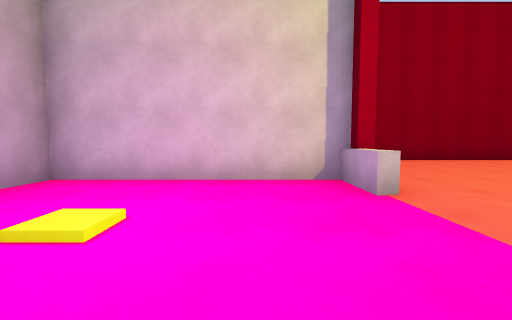
view 1 (above)

15 first-person views from a walk through a scene from a Unity 3-D project. The camera is 1.2 m above the floor, tilts 4° down and sees 90° across. The floor is counted in squares, 2 m on a side. Each view is taken from the middle of a square. On the plan, view 1 faces up. The plan holds only what a view shows up to about 9 squares ahead; the rest is blank. The place goes on beyond the plan. The player is left out.

view 2
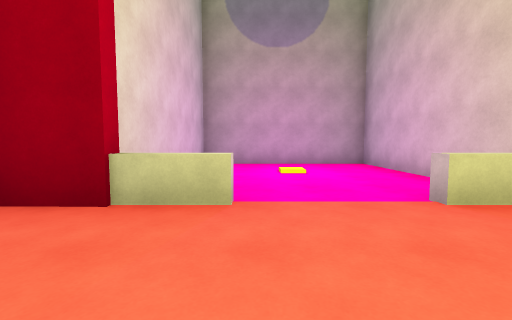

view 3
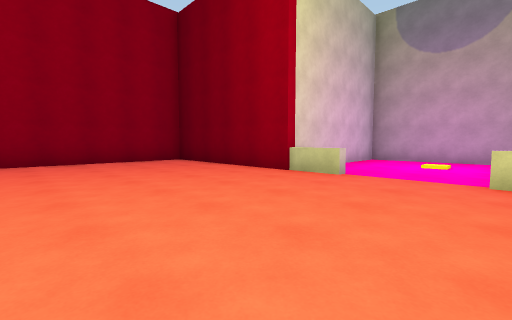

view 4
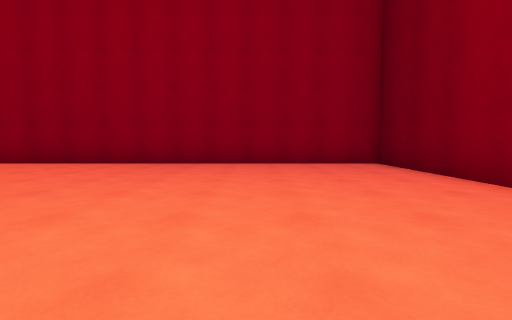

view 5
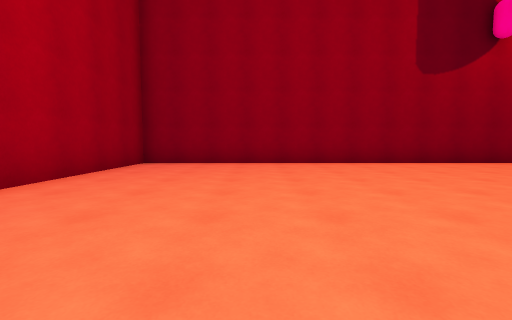

view 6
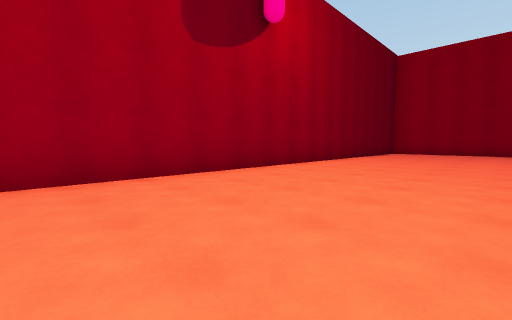

view 7
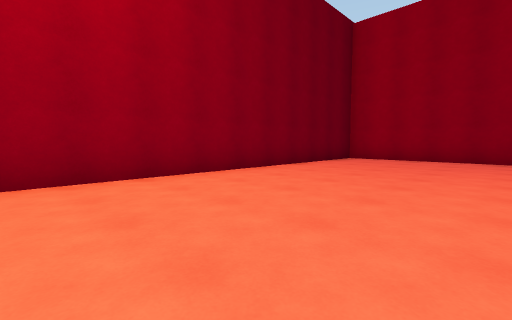

view 8
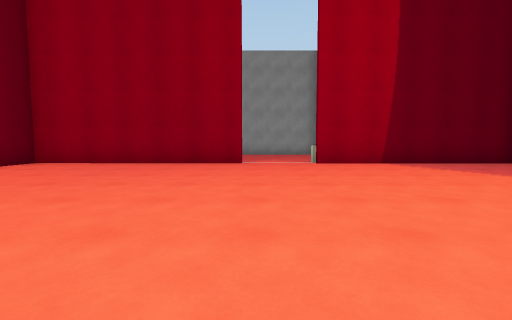

view 9
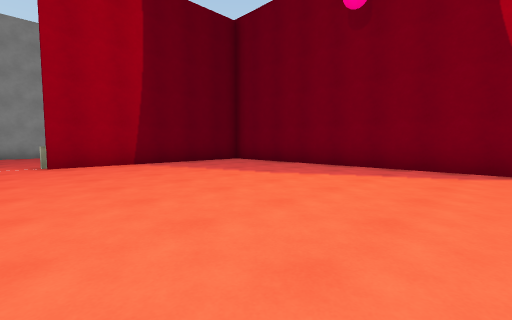

view 10
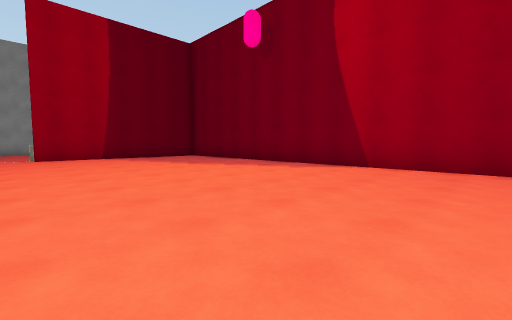

view 11
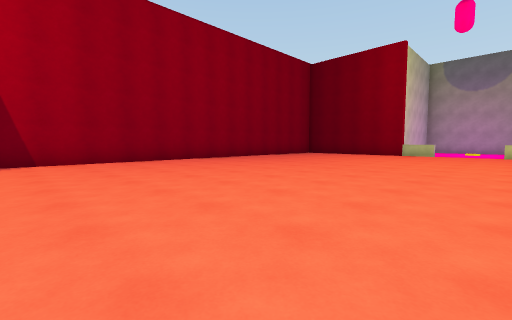

view 12
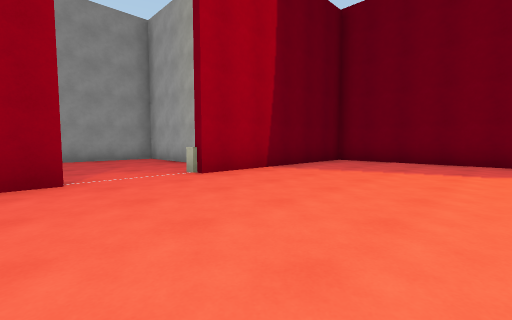

view 13
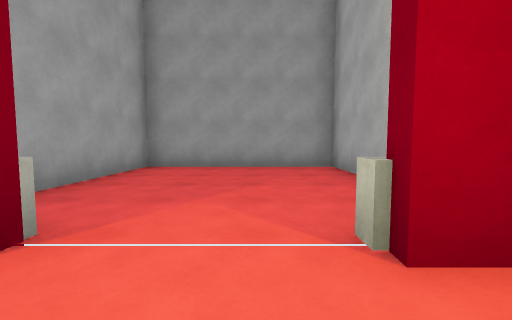

view 14
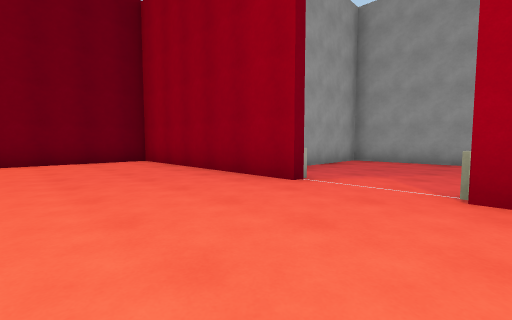

view 15
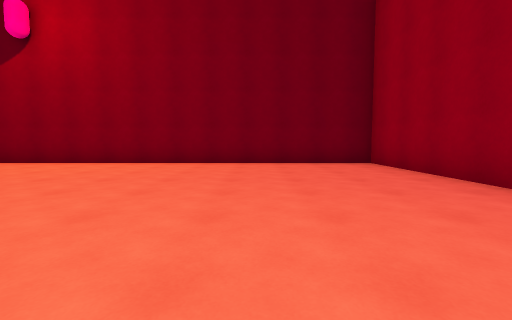

### Floor plan
Ten units are one square. View 1 is at (0, 0); x grows to the right and y downward. Boxes are objects, and circles mark ways between rooms. Rooms are numbered by the first view taken in them; rooms with no view inside come last. Other rooms are left out.
<svg viewBox="-38 -88 305 145">
<path fill="none" stroke="#000" d="M13 -28 13 -41M16 -41 -33 -41 -33 5 18 5M217 -24 212 -24 213 -83 17 -83 17 -28M16 -8 16 52 212 52 212 -3M232 9 262 9 262 -37 228 -37M212 -3 217 -3"/>
<circle cx="20" cy="-15" r="3" fill="#2a7"/>
<circle cx="220" cy="-15" r="3" fill="#2a7"/>
<text x="-10" y="-10">1</text>
<text x="120" y="-20">2</text>
<text x="240" y="-20">3</text>
</svg>
Room 1 opens to room 2. Room 2 opens to room 3.

Where each view was taken, in squares from view 1:
view 1: 0 up, 0 right, facing up
view 2: 1 up, 4 right, facing left
view 3: 3 up, 6 right, facing down-left
view 4: 2 up, 5 right, facing down
view 5: 1 up, 5 right, facing up
view 6: 4 up, 7 right, facing up-right
view 7: 4 up, 12 right, facing up-right
view 8: 2 up, 14 right, facing right
view 9: 1 up, 14 right, facing down-right
view 10: 1 up, 11 right, facing down-right
view 11: 3 up, 14 right, facing down-left
view 12: 3 up, 17 right, facing down-right
view 13: 1 up, 20 right, facing right
view 14: 0 up, 18 right, facing up-right
view 15: 1 up, 18 right, facing up
